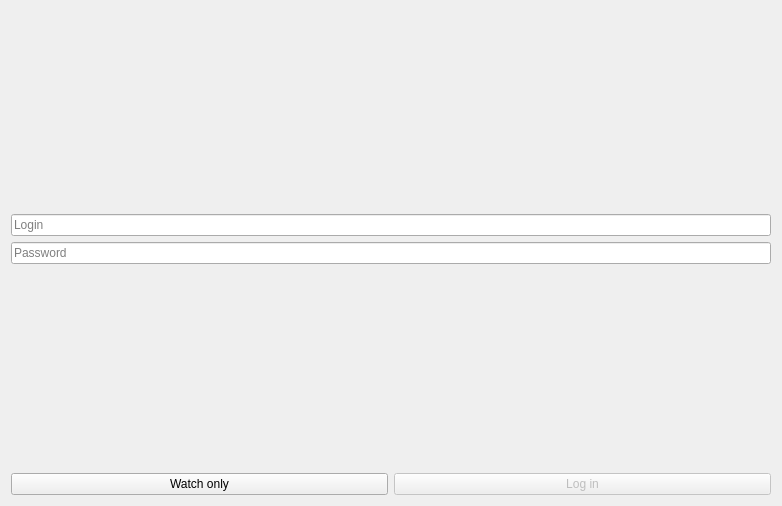
<?xml version="1.0" encoding="UTF-8"?>
<ui version="4.0">
 <class>LoginDialog</class>
 <widget class="QDialog" name="LoginDialog">
  <property name="geometry">
   <rect>
    <x>0</x>
    <y>0</y>
    <width>782</width>
    <height>506</height>
   </rect>
  </property>
  <property name="windowTitle">
   <string>Authorization</string>
  </property>
  <layout class="QGridLayout" name="gridLayout">
   <item row="0" column="0" colspan="2">
    <spacer name="verticalSpacer_2">
     <property name="orientation">
      <enum>Qt::Orientation::Vertical</enum>
     </property>
     <property name="sizeHint" stdset="0">
      <size>
       <width>758</width>
       <height>230</height>
      </size>
     </property>
    </spacer>
   </item>
   <item row="1" column="0" colspan="2">
    <widget class="QLineEdit" name="login">
     <property name="accessibleName">
      <string/>
     </property>
     <property name="styleSheet">
      <string notr="true"/>
     </property>
     <property name="inputMask">
      <string/>
     </property>
     <property name="text">
      <string/>
     </property>
     <property name="echoMode">
      <enum>QLineEdit::EchoMode::Normal</enum>
     </property>
     <property name="placeholderText">
      <string>Login</string>
     </property>
    </widget>
   </item>
   <item row="2" column="0" colspan="2">
    <widget class="QLineEdit" name="password">
     <property name="echoMode">
      <enum>QLineEdit::EchoMode::Password</enum>
     </property>
     <property name="placeholderText">
      <string>Password</string>
     </property>
    </widget>
   </item>
   <item row="3" column="0" colspan="2">
    <spacer name="verticalSpacer">
     <property name="orientation">
      <enum>Qt::Orientation::Vertical</enum>
     </property>
     <property name="sizeHint" stdset="0">
      <size>
       <width>758</width>
       <height>229</height>
      </size>
     </property>
    </spacer>
   </item>
   <item row="4" column="0">
    <widget class="QPushButton" name="watchonlybutton">
     <property name="text">
      <string>Watch only</string>
     </property>
    </widget>
   </item>
   <item row="4" column="1">
    <widget class="QPushButton" name="loginbutton">
     <property name="enabled">
      <bool>false</bool>
     </property>
     <property name="text">
      <string>Log in</string>
     </property>
     <property name="default">
      <bool>true</bool>
     </property>
    </widget>
   </item>
  </layout>
 </widget>
 <resources/>
 <connections/>
</ui>
